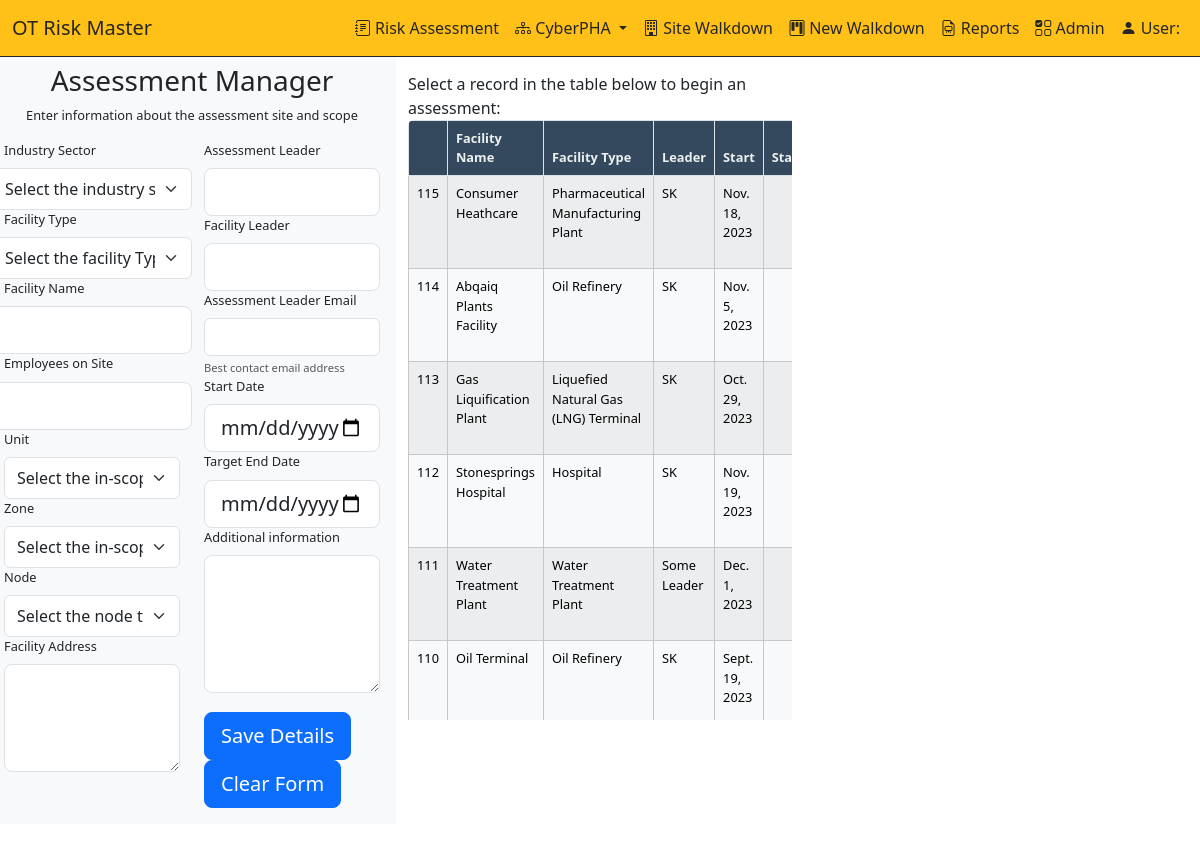
The app's page /OTRisk/save-cyberpha/ with its own data.
### OTRisk/models/Model_CyberPHA.py (models this page shows, shortened)
class tblCyberPHAHeader(models.Model):
    ID = models.AutoField(primary_key=True)
    PHALeader = models.CharField(max_length=30)
    PHALeaderEmail = models.CharField(max_length=50)
    FacilityID = models.IntegerField()
    FacilityName = models.CharField(max_length=50)
    FacilityOwner = models.CharField(max_length=50)
    FacilityScope = models.CharField(max_length=255)
    Description = models.CharField(max_length=255)
    Notes = models.TextField(max_length=255)
    Date = models.DateTimeField()
    AssessmentUnit = models.CharField(max_length=100)
    AssessmentNode = models.CharField(max_length=100)
    AssessmentZone = models.CharField(max_length=100)
    FacilityType = models.CharField(max_length=100)
    Industry = models.TextField(max_length=30)
    EmployeesOnSite = models.IntegerField()
    AssessmentStartDate = models.DateField()
    AssessmentEndDate = models.DateField()
    AssessmentStatus = models.CharField(max_length=10)
    UserID = models.CharField(max_length=10)
    Timestamp = models.DateField
    Deleted = models.IntegerField()
    facilityAddress = models.CharField(max_length=255)
    title = models.TextField()
    safetySummary = models.TextField()
    chemicalSummary = models.TextField()
    physicalSummary = models.TextField()
    otherSummary = models.TextField()
    complianceSummary = models.TextField()
    country = models.TextField()
    SHIFT_MODELS = [
        ('Single Shift Model', 'Single Shift Model'),
        ('Double Shift Model', 'Double Shift Model'),
        ('Three-Shift (24/7) Model', 'Three-Shift (24/7) Model'),
        ('Rotating Shift Model', 'Rotating Shift Model'),
        ('Fixed Shift Model', 'Fixed Shift Model'),
        ('Split Shift Model', 'Split Shift Model'),
        ('On-Call or Flex Shift Model', 'On-Call or Flex Shift Model'),
        ('Compressed Workweek Model', 'Compressed Workweek Model'),
        ('Part-Time or Seasonal Model', 'Part-Time or Seasonal Model'),
        ('Hybrid Shift Models', 'Hybrid Shift Models'),
    ]
    shift_model = models.CharField(max_length=50, choices=SHIFT_MODELS)
    annual_revenue = models.DecimalField(max_digits=10, decimal_places=0)
    cyber_insurance = models.BooleanField(default=False)
    pha_score = models.IntegerField()
    sl_t = models.PositiveSmallIntegerField(choices=SECURITY_LEVELS, default=0)
    assessment = models.IntegerField(null=True, blank=True)
    bia_scenarios = models.IntegerField(null=True, blank=True)  # overall bia score based on all scenarios
    risk_scenarios = models.IntegerField(null=True, blank=True)  # overall cyberPHA risk score based on all scenarios
    class Meta:
        db_table = 'tblCyberPHAHeader'

### OTRisk/views.py (the view, shortened to what this page needs)
# urls.py: path('save-cyberpha/', views.save_cyberpha, name='save_cyberpha'),
def save_cyberpha(request):
    tblCyberPHAList = tblCyberPHAHeader.objects.all().order_by('ID')[::-1]
    return render(request, 'CyberPHAManager.html', {'tblCyberPHAList': tblCyberPHAList})

### OTRisk/templates/OTRisk/cyberPHAManager.html (shortened to what this page needs)
{% load static %}
<!DOCTYPE html>
<html>
<head>
    <link href="https://cdn.jsdelivr.net/npm/bootstrap-icons@1.7.1/font/bootstrap-icons.css" rel="stylesheet">
    <link href="https://cdn.jsdelivr.net/npm/select2@4.1.0-beta.1/dist/css/select2.min.css" rel="stylesheet" />
     {% load django_bootstrap5 %}
    {% bootstrap_css %}
<body>
<nav class="navbar navbar-expand-lg navbar-scroll fixed-top shadow-0 border-bottom border-dark">
  <div class="container-fluid">
   <a class="navbar-brand" href="#">OT Risk Master</a>
    <div class="collapse navbar-collapse" id="navbarSupportedContent">
      <ul class="navbar-nav ms-auto">
        <li class="nav-item">
          <a class="nav-link" href="{% url 'OTRisk:risk_assessment' %}"><i class="bi bi-journal-text"></i> Risk Assessment</a>
        </li>
        <li class="nav-item dropdown">
            <a class="nav-link dropdown-toggle" href="#" id="navbarDropdown" role="button" data-bs-toggle="dropdown" aria-expanded="false">
                <i class="bi bi-diagram-3"></i> CyberPHA
              </a>
        </li>
        <li class="nav-item">
          <a class="nav-link" href="{% url 'OTRisk:site_walkdown' %}"><i class="bi bi-building"></i> Site Walkdown</a>
        </li>
        <li class="nav-item">
          <a class="nav-link" href="{% url 'OTRisk:walkdown' %}" tabindex="-1" ><i class="bi bi-kanban"></i> New Walkdown</a>
        </li>
        <li class="nav-item">
          <a class="nav-link" href="#" tabindex="-1" ><i class="bi-file-earmark-easel"></i> Reports</a>
        </li>
        <li class="nav-item">
          <a class="nav-link" href="#" tabindex="-1" ><i class="bi bi-ui-checks-grid"></i> Admin</a>
      </li>
           <li class="nav-item">
          <a class="nav-link" href="#"><i class="bi bi-person-fill"></i> User: {{ user.first_name }} {{ user.last_name }}</a>
        </li>
      </ul>
    </div>
  </div>
</nav>
<div class="row">
    <div class="col-md-4 bg-light p-3 d-flex align-items-lg-top justify-content-center ">
        <form class="needs-validation small-font"   id="cyberPHAForm" method="POST" action="{% url 'OTRisk:save_cyberpha' %}" >
            <div class="row">
             <h3 class="text-center">Assessment Manager</h3>
            <p class="text-center">Enter information about the assessment site and scope</p>
                <div class="col-md-6">
                    <div class="row">
                        <label class="form-label" for="industry"> Industry Sector</label>
                        <select id="industry" name="industry" class="form-select form-control-lg" onchange="updateIndustrySession()">
                          <option value="">Select the industry sector</option>
                        </select>
                    </div>
                    <div class="row">
                        <label class="form-label" for="facilityType">Facility Type</label>
                        <select id="facilityType" name="facilityType" class="form-select form-control-lg">
                          <option value="">Select the facility Type</option>
                        </select>
                    </div>
                    <div class="row">
                        <label class="form-label" for="plantName">Facility Name</label>
                        <input type="text" id="plantName" name="plantName" class="form-control form-control-lg" required/>
                    </div>
                    <div class="row">
                        <label class="form-label" for="siteemps">Employees on Site</label>
                        <input type="text" id="siteemps" name="siteemps" class="form-control form-control-lg" required/>
                    </div>
                    <label class="form-label" for="unit">Unit</label>
                    <select id="unit" name="unit" class="form-select form-control-lg">
                    <option value="">Select the in-scope unit </option>
                    </select>
                    <label class="form-label" for="zone">Zone</label>
                    <select id="zone" name="zone" class="form-select form-control-lg">
                      <option value="">Select the in-scope zone </option>
                    </select>
                    <label class="form-label" for="node">Node</label>
                    <select id="node" name="node" class="form-select form-control-lg">
                      <option value="">Select the node type</option>
                    </select>
                    <label class="form-label" for="facilityAddress">Facility Address</label>
                    <textarea class="form-control form-control-lg" id="txtfacilityAddress" name="txtfacilityAddress" rows="3" onblur="initMap()"></textarea>
                </div>
                <div class="col-md-6">
                    <label class="form-label" for="leader">Assessment Leader</label>
                    <input type="text" id="leader" name="leader" class="form-control form-control-lg" required/>
                    <label class="form-label" for="facilityLeader">Facility Leader</label>
                    <input type="text" id="facilityLeader" name="facilityLeader" class="form-control form-control-lg" required/>
                    <label class="form-label" for="email">Assessment Leader Email</label>
                    <input type="email" class="form-control" id="email" name="email" aria-describedby="emailHelp" />
                    <div id="emailHelp" class="form-text">Best contact email address</div>
                    <label class="form-label" for="txtstartdate">Start Date</label>
                    <input type="date" id="txtstartdate" name="txtstartdate" class="form-control form-control-lg" required/>
                    <label class="form-label" for="txtenddate">Target End Date</label>
                    <input type="date" id="txtenddate" name="txtenddate" class="form-control form-control-lg" />
                    <label class="form-label" for="txtComment">Additional information</label>
                    <textarea class="form-control form-control-lg" id="txtComment" name="txtComment" rows="4"></textarea>
                    <br>
                    <button id="add-new-record-btn" type="submit" data-bs-toggle="modal"  class="btn btn-primary btn-lg"  data-bs-target="#confirmationModal">Save Details</button>
                    <button id="clear" type="button" data-bs-toggle="modal"  class="btn btn-primary btn-lg" data-bs-target="#confirmationModal" onclick="clearForm()">Clear Form</button>
                </div>
                <br>
            </div>
    </form>
 </div>
      <div class="col-md-4">
      <br><br><br>Select a record in the table below to begin an assessment:
            <div id="CyberPHAList">
                <div class="table-container small-font">
                    <table id="tblcyberPHAList" class="table table-striped table-bordered shadow-sm p-3 mb-5 bg-white rounded">
                        <thead class="thead-dark">
                        <tr>
                            <th></th>
                            <th>Facility Name</th>
                            <th>Facility Type</th>
                            <th>Leader</th>
                            <th>Start</th>
                            <th>Status</th>
                        </tr>
                         </thead>
                        <tbody>
                            {% for cyberPHA in tblCyberPHAList %}
                            <tr data-id="{{ cyberPHA.ID }}" class="table-light">
                                <td>{{ cyberPHA.ID }}</td>
                                <td>{{ cyberPHA.FacilityName }}</td>
                                <td>{{ cyberPHA.FacilityType }}</td>
                                <td>{{ cyberPHA.PHALeader }}</td>
                                <td>{{ cyberPHA.AssessmentStartDate }}</td>
                                <td>{{ cyberPHA.AssessmentStatus }}</td>
                            </tr>
                            {% endfor %}
                        </tbody>
                    </table>
                </div>
            </div>
      </div>
        <div class="col-md-4">
            <div id="map" style="width: 100%; height: 400px;"></div>
        </div>
</body>
</html>

### OTRisk/templates/OTRisk/cyberPHAManager.html (style rules this page uses)
.small-font { font-size: 0.8rem; }
.table-container { max-height: 600px; overflow-y: auto; }
.navbar-scroll .nav-link, .navbar-scroll .navbar-toggler-icon, .navbar-scroll .navbar-brand { color: #262626; }
.navbar-scroll { background-color: #FFC017; }
.navbar-scrolled .nav-link, .navbar-scrolled .navbar-toggler-icon, .navbar-scroll .navbar-brand { color: #262626; }
@media (min-width: 769px) { #industry { width: 100%; } }
#tblcyberPHAList { box-shadow: 0px 0px 15px 1px rgba(0,0,0,0.15); overflow: hidden; }
#tblcyberPHAList thead th { background: #34495e; color: #ecf0f1; }
#tblcyberPHAList tbody tr { transition: all 0.4s ease; }

### records on screen
tblCyberPHAHeader: ID "115", FacilityName "Consumer Heathcare", FacilityType "Pharmaceutical Manufacturing Plant", PHALeader "SK", AssessmentStartDate "Nov. 18, 2023"
tblCyberPHAHeader: ID "114", FacilityName "Abqaiq Plants Facility", FacilityType "Oil Refinery", PHALeader "SK", AssessmentStartDate "Nov. 5, 2023"
tblCyberPHAHeader: ID "113", FacilityName "Gas Liquification Plant", FacilityType "Liquefied Natural Gas (LNG) Terminal", PHALeader "SK", AssessmentStartDate "Oct. 29, 2023"
tblCyberPHAHeader: ID "112", FacilityName "Stonesprings Hospital", FacilityType "Hospital", PHALeader "SK", AssessmentStartDate "Nov. 19, 2023"
tblCyberPHAHeader: ID "111", FacilityName "Water Treatment Plant", FacilityType "Water Treatment Plant", PHALeader "Some Leader", AssessmentStartDate "Dec. 1, 2023"
tblCyberPHAHeader: ID "110", FacilityName "Oil Terminal", FacilityType "Oil Refinery", PHALeader "SK", AssessmentStartDate "Sept. 19, 2023"
